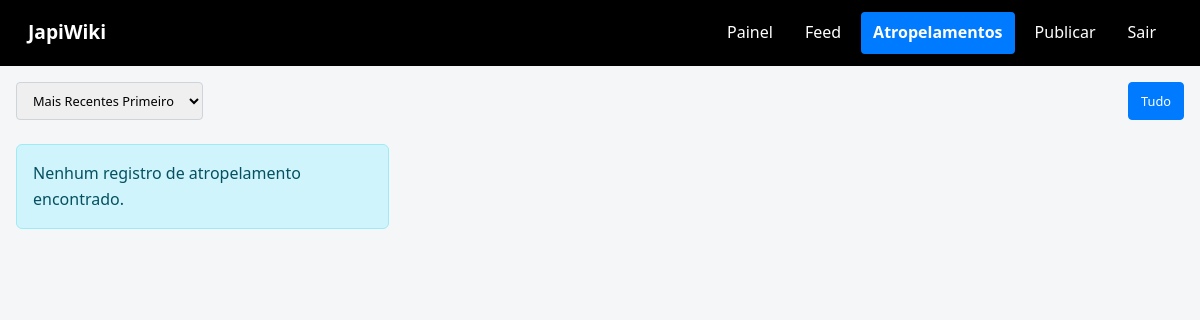
Page /feed_atropelamentos.php (signed in) on the earlier database version.
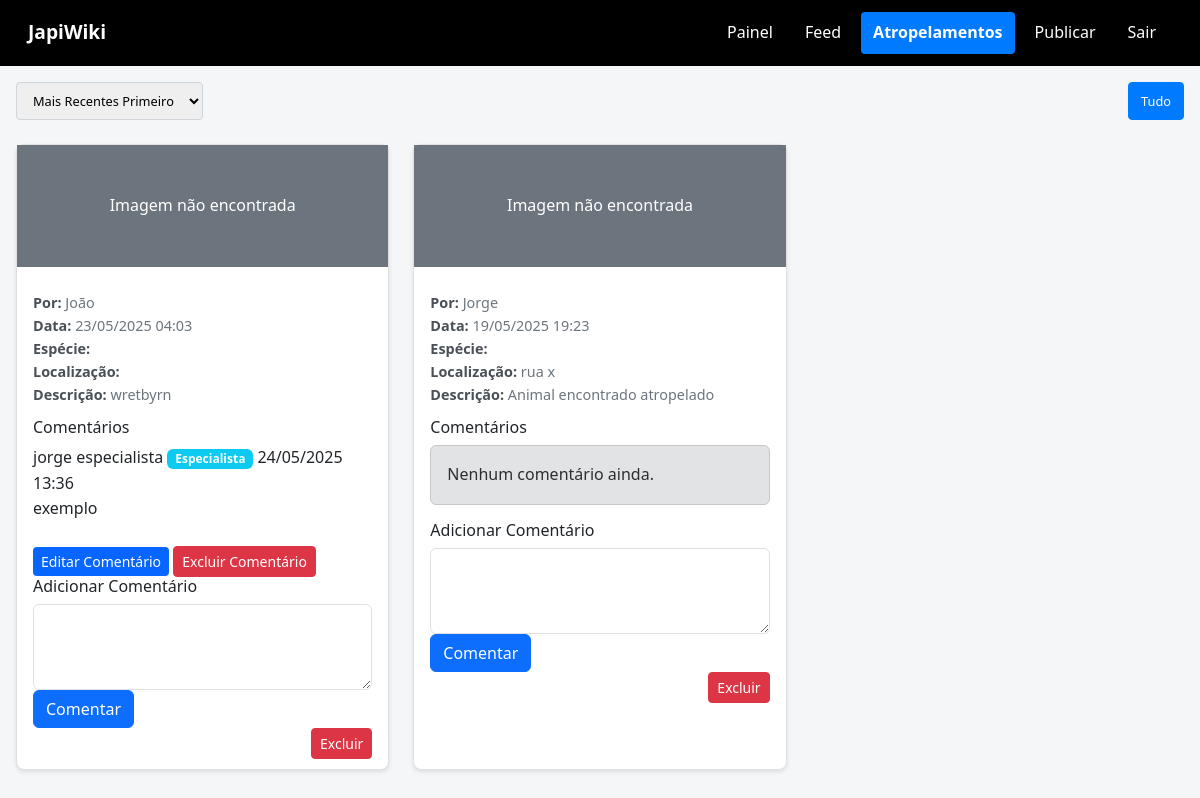
Same page on the later database version.
### tables this page shows
CREATE TABLE `atropelamentos` (
  `id` int(11) NOT NULL,
  `usuario_id` int(11) NOT NULL,
  `data_ocorrencia` datetime NOT NULL,
  `localizacao` varchar(255) DEFAULT NULL,
  `especie` varchar(255) DEFAULT NULL,
  `descricao` text DEFAULT NULL,
  `caminho_foto` varchar(255) DEFAULT NULL,
  `data_postagem` timestamp NOT NULL DEFAULT current_timestamp(),
  `categoria` varchar(50) DEFAULT NULL,
  `sub_categoria` varchar(100) DEFAULT NULL
);

CREATE TABLE `usuarios` (
  `id` int(11) NOT NULL,
  `nome` varchar(100) NOT NULL,
  `email` varchar(100) NOT NULL,
  `senha` varchar(255) NOT NULL,
  `cargo` enum('user','especialista','admin') DEFAULT 'user',
  `token_senha` varchar(64) DEFAULT NULL,
  `token_expiracao` datetime DEFAULT NULL,
  `area_especialidade` varchar(255) DEFAULT NULL
);

CREATE TABLE `comentarios` (
  `id` int(11) NOT NULL,
  `publicacao_id` int(11) NOT NULL,
  `tipo_publicacao` varchar(50) DEFAULT 'publicacao',
  `usuario_id` int(11) NOT NULL,
  `comentario` text NOT NULL,
  `texto` text NOT NULL,
  `data_comentario` datetime DEFAULT current_timestamp()
);

### feed_atropelamentos.php (the view, shortened to what the changed rows need)
<?php
include 'conexao.php';
$cargo_usuario = $_SESSION['cargo'] ?? 'user';
$pode_comentar = ($cargo_usuario === 'especialista' || $cargo_usuario === 'admin');
$ordem = $_GET['ordem'] ?? 'DESC';
$ordem_sql = ($ordem === 'ASC') ? 'ASC' : 'DESC';
$where_filtro = '';
$stmt = $conn->prepare("
            SELECT a.*, u.nome, u.id as usuario_id
            FROM atropelamentos a
            JOIN usuarios u ON a.usuario_id = u.id
            WHERE 1 $where_filtro
            ORDER BY a.data_postagem $ordem_sql");
$stmt->execute();
$resultado = $stmt->get_result();
?>
<!DOCTYPE html>
<html lang="pt-br">
<head>
    <link href="https://cdn.jsdelivr.net/npm/bootstrap@5.3.0/dist/css/bootstrap.min.css" rel="stylesheet">
    <link rel="stylesheet" href="css/feed_atropelamento.css">
    <link rel="stylesheet" href="https://cdn.jsdelivr.net/npm/bootstrap-icons@1.11.1/font/bootstrap-icons.css">
</head>
<body>
    <div class="feed-container">
        <div class="order-filter-container">
            <div class="order-select-container">
            </div>
            <div class="filter-buttons-container">
                </div>
        </div>
        <?php while ($atropelamento = $resultado->fetch_assoc()): ?>
            <div class="card">
                <?php
                $nome_arquivo = basename($atropelamento['caminho_foto']);
                $caminho_imagem = "fotos/" . $nome_arquivo;
                ?>
                <?php if (file_exists(__DIR__ . "/" . $caminho_imagem)): ?>
                    <img src="<?= $caminho_imagem ?>" class="card-img-top" alt="<?= htmlspecialchars($atropelamento['titulo'] ?? '') ?>">
                <?php else: ?>
                    <div class="bg-secondary text-white p-5 text-center">
                        Imagem não encontrada
                    </div>
                <?php endif; ?>
                <div class="card-body">
                    <div class="post-info">
                        <strong>Por:</strong> <?= htmlspecialchars($atropelamento['nome'] ?? 'Desconhecido') ?>
                        <br>
                        <strong>Data:</strong> <?= date('d/m/Y H:i', strtotime($atropelamento['data_postagem'] ?? '')) ?>
                        <br>
                        <strong>Espécie:</strong> <?= htmlspecialchars($atropelamento['especie'] ?? '') ?><br>
                        <strong>Localização:</strong> <?= htmlspecialchars($atropelamento['localizacao'] ?? '') ?><br>
                        <strong>Descrição:</strong> <?= htmlspecialchars($atropelamento['descricao'] ?? '') ?><br>
                    </div>
                    <div class="comentarios-container">
                        <h6>Comentários</h6>
                        <?php
                        $stmt_comentarios = $conn->prepare("
                                                        SELECT c.*, u.nome, u.cargo
                                                        FROM comentarios c
                                                        JOIN usuarios u ON c.usuario_id = u.id
                                                        WHERE c.publicacao_id = ? AND c.tipo_publicacao = 'atropelamento'
                                                        ORDER BY c.data_comentario ASC
                                                     ");
                        $stmt_comentarios->bind_param("i", $atropelamento['id']);
                        $stmt_comentarios->execute();
                        $comentarios = $stmt_comentarios->get_result();
                        if ($comentarios->num_rows > 0):
                            while ($comentario = $comentarios->fetch_assoc()): ?>
                                <div class="comentario visualizacao-apenas">
                                    <div class="comentario-info">
                                        <span class="comentario-autor">
                                            <?= htmlspecialchars($comentario['nome']) ?>
                                            <?= ($comentario['cargo'] === 'especialista') ? '<span class="badge bg-info">Especialista</span>' : '' ?>
                                        </span>
                                        <span>
                                            <?= date('d/m/Y H:i', strtotime($comentario['data_comentario'])) ?>
                                        </span>
                                    </div>
                                    <p class="comentario-text">
                                        <?= nl2br(htmlspecialchars($comentario['comentario'])) ?>
                                    </p>
                                    <?php if ($_SESSION['cargo'] === 'admin' || $_SESSION['usuario_id'] === $comentario['usuario_id']): ?>
                                        <a href="editar_comentario.php?comentario_id=<?= $comentario['id'] ?>&tipo_publicacao=atropelamento" class="btn btn-edit btn-sm mt-2">Editar Comentário</a>
                                        <a href="delete.php?comentario_id=<?= $comentario['id'] ?>&tipo=atropelamento_comentario" class="btn btn-danger btn-sm mt-2" onclick="return confirm('Tem certeza que deseja excluir este comentário?')">Excluir Comentário</a>
                                    <?php endif; ?>
                                </div>
                            <?php endwhile;
                        else: ?>
                            <div class="alert alert-secondary">Nenhum comentário ainda.</div>
                        <?php endif; ?>
                    </div>
                    <?php if ($pode_comentar): ?>
                        <div class="comentario-form">
                            <h6>Adicionar Comentário</h6>
                            <form method="POST" action="">
                                <textarea name="comentario" rows="3" class="form-control" required></textarea>
                                <button type="submit" class="btn btn-primary">Comentar</button>
                            </form>
                        </div>
                    <?php endif; ?>
                    <?php if ($_SESSION['cargo'] === 'admin' || $_SESSION['usuario_id'] === $atropelamento['usuario_id']): ?>
                        <a href="delete.php?id=<?= $atropelamento['id'] ?>&tipo=atropelamento" class="btn btn-danger btn-sm ms-auto"
                           onclick="return confirm('Tem certeza que deseja excluir este registro de atropelamento?')">
                            Excluir
                        </a>
                    <?php endif; ?>
                </div>
            </div>
        <?php endwhile; ?>
        <?php if ($resultado->num_rows === 0): ?>
            <div class="alert alert-info">Nenhum registro de atropelamento encontrado.</div>
        <?php endif; ?>
    </div>
</body>
</html>

Differences in the rows shown:
added atropelamentos: shows "Imagem não encontrada", usuario.nome "João", data_postagem "23/05/2025 04:03", descricao "wretbyrn"
added comentarios: usuario.nome "jorge especialista", data_comentario "24/05/2025 13:36", comentario "exemplo"
added atropelamentos: shows "Imagem não encontrada", usuario.nome "Jorge", data_postagem "19/05/2025 19:23", localizacao "rua x", descricao "Animal encontrado atropelado", shows "Nenhum comentário ainda."
Other differences:
text no longer shown: "Nenhum registro de atropelamento encontrado."
